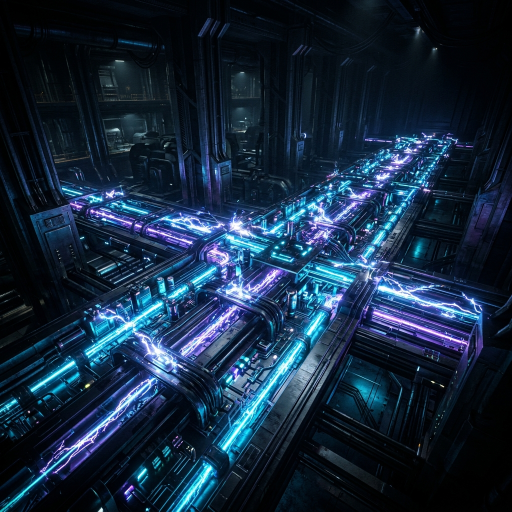
#> input picture 11_FlashDemo/thedemo/assets/title_bg_640.png, 1024 x 1024 px (shown at 1/2 size)
$ python pack_assets.py
#> lines starting #> are read from the running program, lines starting #| are printed output that depends on the picture
#!/usr/bin/env python3
"""
pack_assets.py — converts AI-generated PNGs in ../assets/ into the raw
formats the RP2350 engine consumes, and emits assets.S + assets.h that
the CMake build incbins.

Run from WSL:
    wsl -e bash -c "cd /mnt/d/Toyprojects/20_TheDemo/thedemo/tools && python3 pack_assets.py"

Output goes to ../assets/_packed/ — that directory is incbinned via a
generated assets.S that lives there too.

Formats:
  '8bpp'   — palette-indexed 256-color, Floyd-Steinberg dithering.
             Emits <name>.bin (W*H bytes, row-major) and <name>.pal
             (256 entries of RGB565 little-endian = 512 bytes).
             For MODE_320 chunky scenes.
  'rgb565' — packed 16-bit color, little-endian. Emits <name>.bin only.
             For MODE_160 truecolor scenes and the env-map.
  'gray8'  — 8-bit grayscale, no palette. Emits <name>.bin only.
             For heightmaps.
  '1bpp'   — packed 1-bit monochrome, 8 pixels per byte MSB-first.
             Emits <name>.bin only. For shape masks.

Some assets are derived from others (e.g. voxel_height from voxel_color)
rather than loaded from a standalone PNG.
"""

import os
import sys
import struct
from pathlib import Path

from PIL import Image, ImageOps

# ---- config -------------------------------------------------------------

HERE         = Path(__file__).resolve().parent
ASSETS_DIR   = HERE.parent / "assets"
OUT_DIR      = ASSETS_DIR / "_packed"

# (name, source_png_or_None, format, target_w, target_h, dither, derivation, [reserved])
# derivation is one of: None | "heightmap_from:<other_name>"
# reserved is an optional int (default 0) for 8bpp assets: quantize to
# (256 - reserved) colors, leaving the top slots free for runtime use
# (sky gradient, fade ramps, etc.).
ASSETS = [
    # title_bg packed at 320x240 for MODE_320.
    # reserved=32 leaves slots 224..255 free for the copperbar gradient.
    ("title_bg",        "title_bg_640.png",        "8bpp",   320, 240, True,   None,                                       32),
    # Tunnel packed with reserved=224 — only 32 base colours so we can
    # build a full 8-shade depth gradient at runtime (32 × 8 = 256 slots).
    # The renderer composes the final palette index as (shade<<5)|base,
    # giving smooth depth shading instead of stippled dithering.
    ("tunnel_tex",      "tunnel_tex_512.png",      "8bpp",   256, 256, True,   None,                                       224),
    # Packed at 320×240 so MODE_320 can blit it directly. reserved=32
    # leaves slots 224..255 free for scroller text + ambient accents.
    ("greetz_bg",       "greetz_bg_640.png",       "8bpp",   320, 240, True,   None,                                       32),
    # Scene 8 — outro backdrop, packed at 320x240 like title for now.
    ("endcard_bg",      "endcard_640.png",         "8bpp",   320, 240, True,   None,                                       32),
]


# ---- helpers ------------------------------------------------------------

def rgb_to_565(r, g, b):
    """8-8-8 RGB to packed 16-bit, PIO-native bit layout matching the
    default pico_scanvideo_dpi pin mapping on the Pimoroni VGA Demo
    Base (B at MSB, gap bit at 5, R at LSB, 5 bits per channel — the
    hardware has no GPIO pin for the 6th green bit). See
    thedemo/rgb565.h for the layout diagram. Effects unpack the same
    layout when blending or palette-fading."""
    return ((b & 0xF8) << 8) | ((g & 0xF8) << 3) | (r >> 3)


def pack_8bpp(img, out_bin, out_pal, dither, reserved=0):
    """Quantize to (256 - reserved) colors with optional FS dither, dump
    indices + RGB565 palette. Reserved upper slots are zero-filled and
    free for runtime use (gradients, fades). Image indices stay in
    [0, 256 - reserved)."""
    img = img.convert("RGB")
    pal_method = Image.Quantize.MEDIANCUT
    dither_flag = Image.Dither.FLOYDSTEINBERG if dither else Image.Dither.NONE
    q = img.quantize(colors=256 - reserved, method=pal_method, dither=dither_flag)
    # Index bytes:
    indices = q.tobytes()
    out_bin.write_bytes(indices)
    # Palette: PIL gives us a flat [r0,g0,b0, r1,g1,b1, ...] list of length 768.
    pal = q.getpalette()
    if pal is None or len(pal) < 768:
        # Pad if quantizer used fewer colors.
        pal = (pal or []) + [0] * (768 - len(pal or []))
    pal_bytes = bytearray()
    for i in range(256):
        r, g, b = pal[i*3], pal[i*3+1], pal[i*3+2]
        pal_bytes += struct.pack("<H", rgb_to_565(r, g, b))
    out_pal.write_bytes(bytes(pal_bytes))


# [10 lines left out: function pack_rgb565, not called in this run]


def pack_gray8(img, out_bin):
    img = img.convert("L")
    out_bin.write_bytes(img.tobytes())


# [32 lines left out: functions pack_1bpp, derive_heightmap, not called in this run]


# ---- main ---------------------------------------------------------------

def main():
    OUT_DIR.mkdir(parents=True, exist_ok=True)

    manifest = []
    total = 0

    for entry in ASSETS:
        name, src, fmt, w, h, dither, deriv = entry[:7]
        reserved = entry[7] if len(entry) > 7 else 0
        out_bin = OUT_DIR / f"{name}.bin"
        out_pal = OUT_DIR / f"{name}.pal" if fmt == "8bpp" else None

        # Get the source image.
        if deriv is not None and deriv.startswith("heightmap_from:"):
            ref = ASSETS_DIR / deriv.split(":", 1)[1]
            if not ref.exists():
                print(f"  SKIP {name}: heightmap source {ref.name} missing")
                continue
            img = derive_heightmap(ref, w, h)
        else:
            png = ASSETS_DIR / src
            if not png.exists():
                print(f"  SKIP {name}: {src} missing")
                continue
            img = Image.open(png).resize((w, h), Image.LANCZOS)
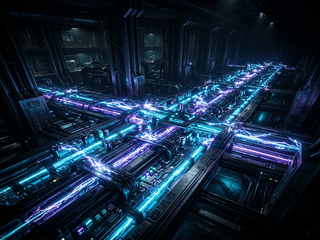
#> img: PIL image 320x240 RGB; mean R, G, B 22.4, 41.4, 62.2

        # Pack to target format.
        if fmt == "8bpp":
            pack_8bpp(img, out_bin, out_pal, dither, reserved)
#> in pack_8bpp, `pal = q.getpalette()`: pal = 672 values, max 253 at index 2, min 0 at index 552, mean 44.1
#> in pack_8bpp, `pal = (pal or []) + [0] * (768 - len(pal or []))`: pal = 768 values, max 253 at index 2, min 0 at index 552, mean 38.59
#> the loop in pack_8bpp, `for i in range(256):` made 256 passes
#> (r, g, b) on passes 1 to 3: (229, 250, 253), (219, 223, 244), (166, 241, 247)
        elif fmt == "rgb565":
            pack_rgb565(img, out_bin)
        elif fmt == "gray8":
            pack_gray8(img, out_bin)
        elif fmt == "1bpp":
            pack_1bpp(img, out_bin)
        else:
            print(f"  ERR  {name}: unknown format {fmt}")
            continue

        size = out_bin.stat().st_size
        pal_size = out_pal.stat().st_size if out_pal else 0
        total += size + pal_size
        manifest.append((name, fmt, w, h, size, pal_size))
        rsvd_note = f" reserved={reserved}" if reserved else ""
        print(f"  PACK {name:14s} {fmt:6s} {w}x{h:<4d} -> {size:6d} B"
              + (f" + {pal_size} pal" if pal_size else "")
              + rsvd_note)
#> pass 2 of the loop in main, `for entry in ASSETS:`:
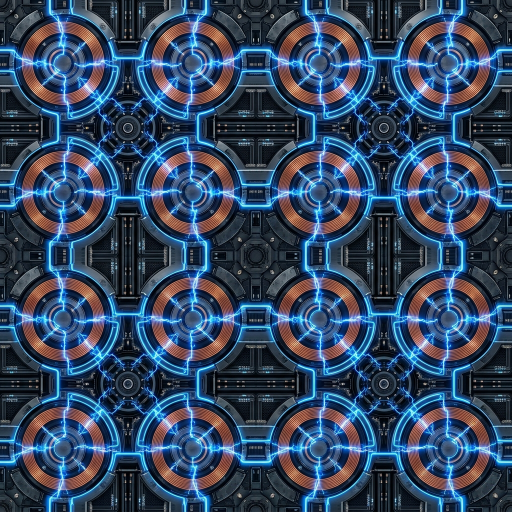
#> input picture 11_FlashDemo/thedemo/assets/tunnel_tex_512.png, 1024 x 1024 px (shown at 1/2 size)
#> in main, `img = Image.open(png).resize((w, h), Image.LANCZOS)`:
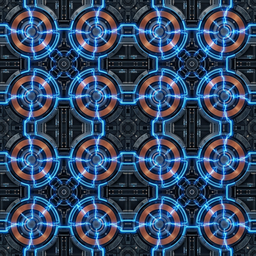
#> img: PIL image 256x256 RGB; mean R, G, B 52, 71.2, 97.1
#> in pack_8bpp (call 2), `q = img.quantize(colors=256 - reserved, method=pal_method, dither=dith..`:
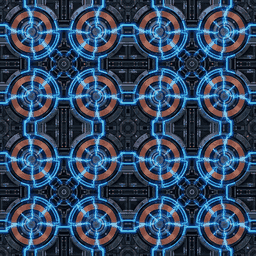
#> q: PIL image 256x256 P; mean R, G, B 50.8, 70.9, 96.4
#> in pack_8bpp (call 2), `pal = q.getpalette()`: pal = 96 values, max 231 at index 2, min 1 at index 93, mean 72.07
#> in pack_8bpp (call 2), `pal = (pal or []) + [0] * (768 - len(pal or []))`: pal = 768 values, max 231 at index 2, min 0 at index 96, mean 9.01
#> the loop in pack_8bpp (call 2), `for i in range(256):` made 256 passes
#> (r, g, b) on passes 1 to 3: (133, 198, 231), (76, 180, 223), (117, 148, 182)
#> pass 3 of the loop in main, `for entry in ASSETS:`:
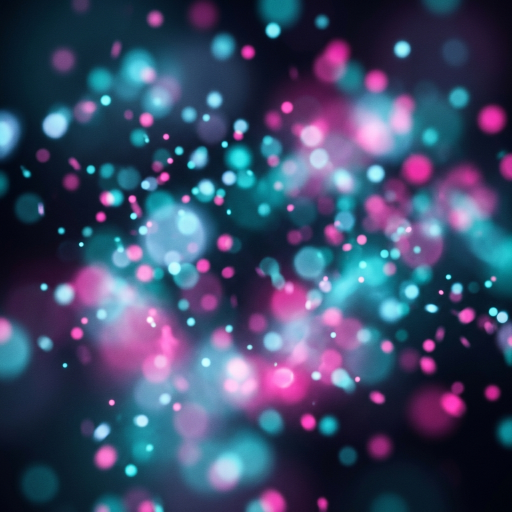
#> input picture 11_FlashDemo/thedemo/assets/greetz_bg_640.png, 1024 x 1024 px (shown at 1/2 size)
#> in main, `img = Image.open(png).resize((w, h), Image.LANCZOS)`:
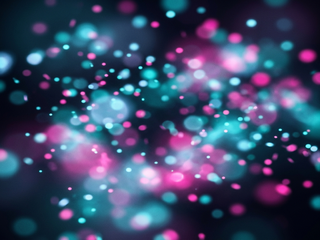
#> img: PIL image 320x240 RGB; mean R, G, B 60.4, 72, 102.6
#> q: PIL image 320x240 P
#> the loop made 4 passes; the first 3 are shown

    print(f"\nTotal packed: {total} bytes ({total/1024:.1f} KB)")

    # Emit assets.S (incbins) and assets.h (externs + sizes).
    write_assets_s(manifest)
    write_assets_h(manifest)
    print(f"  wrote {OUT_DIR/'assets.S'}")
    print(f"  wrote {OUT_DIR/'assets.h'}")


def write_assets_s(manifest):
    lines = [
        "/* GENERATED by tools/pack_assets.py — do not edit by hand. */",
        "",
        '    .section .rodata.assets, "a"',
        "    .balign 4",
        "",
    ]
    for name, fmt, w, h, sz, palsz in manifest:
        lines += [
            f"    .global asset_{name}_data",
            f"asset_{name}_data:",
            f'    .incbin "{name}.bin"',
            f"    .global asset_{name}_end",
            f"asset_{name}_end:",
            "",
        ]
        if palsz:
            lines += [
                f"    .global asset_{name}_pal",
                f"asset_{name}_pal:",
                f'    .incbin "{name}.pal"',
                "",
            ]
    (OUT_DIR / "assets.S").write_text("\n".join(lines), encoding="utf-8")


def write_assets_h(manifest):
    lines = [
        "/* GENERATED by tools/pack_assets.py — do not edit by hand. */",
        "#ifndef THEDEMO_ASSETS_H",
        "#define THEDEMO_ASSETS_H",
        "#include <stdint.h>",
        "",
    ]
    for name, fmt, w, h, sz, palsz in manifest:
        UN = name.upper()
        lines += [
            f"/* {name}: {fmt} {w}x{h} {sz} bytes" + (f" + {palsz} B palette" if palsz else "") + " */",
            f"extern const uint8_t  asset_{name}_data[];",
            f"extern const uint8_t  asset_{name}_end[];",
            f"#define ASSET_{UN}_W {w}",
            f"#define ASSET_{UN}_H {h}",
            f"#define ASSET_{UN}_SIZE {sz}",
        ]
        if palsz:
            lines += [
                f"extern const uint16_t asset_{name}_pal[256];",
            ]
        lines += [""]
    lines += ["#endif", ""]
    (OUT_DIR / "assets.h").write_text("\n".join(lines), encoding="utf-8")


if __name__ == "__main__":
    main()
